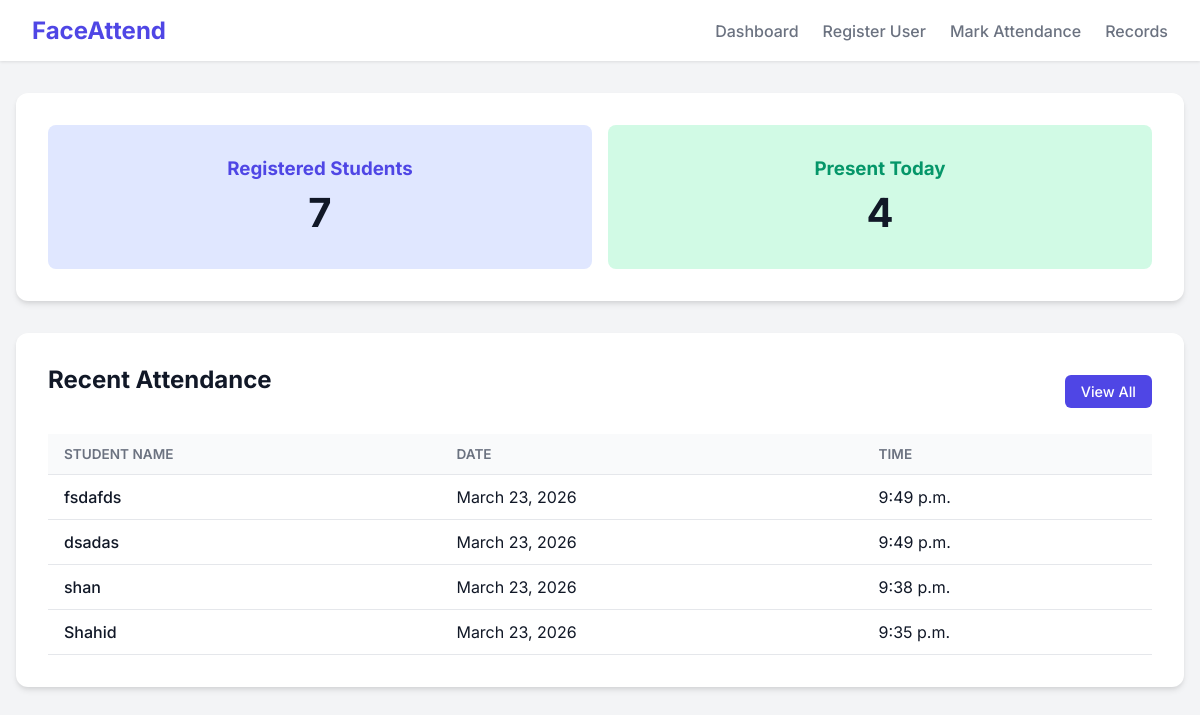
Before: / with the older database file.
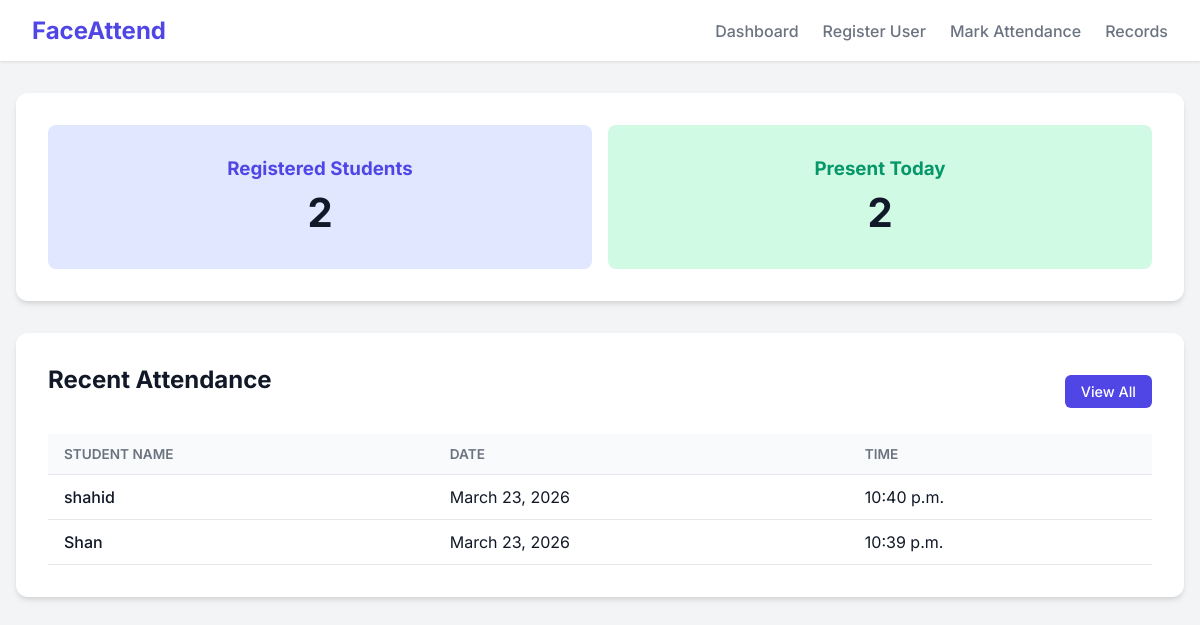
After: the same page with the newer database file.
### attendance/models.py (models this page shows, shortened)
class Attendance(models.Model):
    student = models.ForeignKey(Student, on_delete=models.CASCADE)
    date = models.DateField(auto_now_add=True)
    time = models.TimeField(auto_now_add=True)
    class Meta:
        unique_together = ('student', 'date')  # One attendance per day

class Student(models.Model):
    name = models.CharField(max_length=255)
    face_encoding = models.TextField()
    created_at = models.DateTimeField(auto_now_add=True)

### attendance/views.py (the view)
# urls.py: path('', views.dashboard, name='dashboard'),
def dashboard(request):
    recent_attendance = Attendance.objects.select_related('student').order_by('-date', '-time')[:10]
    context = {
        'recent_attendance': recent_attendance,
        'total_students': Student.objects.count(),
        'today_attendance': Attendance.objects.filter(date=datetime.now().date()).count()
    }
    return render(request, 'attendance/dashboard.html', context)

### templates/attendance/dashboard.html
{% extends 'base.html' %}
{% block content %}
<div class="card" style="margin-bottom: 2rem; display: grid; grid-template-columns: repeat(2, 1fr); gap: 1rem; text-align: center;">
    <div style="padding: 2rem; background: #e0e7ff; border-radius: 8px;">
        <h3 style="color: #4f46e5; margin-bottom: 0.5rem;">Registered Students</h3>
        <p style="font-size: 2.5rem; font-weight: 700;">{{ total_students }}</p>
    </div>
    <div style="padding: 2rem; background: #d1fae5; border-radius: 8px;">
        <h3 style="color: #059669; margin-bottom: 0.5rem;">Present Today</h3>
        <p style="font-size: 2.5rem; font-weight: 700;">{{ today_attendance }}</p>
    </div>
</div>
<div class="card">
    <div style="display: flex; justify-content: space-between; align-items: center; margin-bottom: 1rem;">
        <h2>Recent Attendance</h2>
        <a href="{% url 'history' %}" class="btn btn-primary" style="font-size: 0.9rem;">View All</a>
    </div>
    {% if recent_attendance %}
    <table>
        <thead>
            <tr>
                <th>Student Name</th>
                <th>Date</th>
                <th>Time</th>
            </tr>
        </thead>
        <tbody>
            {% for record in recent_attendance %}
            <tr>
                <td style="font-weight: 500;">{{ record.student.name }}</td>
                <td>{{ record.date }}</td>
                <td>{{ record.time }}</td>
            </tr>
            {% endfor %}
        </tbody>
    </table>
    {% else %}
    <p style="color: var(--text-light); text-align: center; padding: 2rem 0;">No attendance records found yet.</p>
    {% endif %}
</div>
{% endblock %}

### templates/base.html (shortened to what this page needs)
<!DOCTYPE html>
<html lang="en">
<head>
</head>
<body>
    <nav class="navbar">
        <a href="{% url 'dashboard' %}" class="brand">FaceAttend</a>
        <div class="nav-links">
            <a href="{% url 'dashboard' %}">Dashboard</a>
            <a href="{% url 'register' %}">Register User</a>
            <a href="{% url 'recognize' %}">Mark Attendance</a>
            <a href="{% url 'history' %}">Records</a>
        </div>
    </nav>
    <main class="container">
        {% block content %}{% endblock %}
    </main>
</body>
</html>

### templates/base.html (style rules this page uses)
:root { --primary: #4f46e5; --primary-hover: #4338ca; --secondary: #10b981; --bg-color: #f3f4f6; --surface: #ffffff; --text-main: #111827; --text-light: #6b7280; --border: #e5e7eb; }
* { margin: 0; padding: 0; box-sizing: border-box; font-family: 'Inter', sans-serif; }
body { background-color: var(--bg-color); color: var(--text-main); min-height: 100vh; display: flex; flex-direction: column; }
.navbar { background: var(--surface); padding: 1rem 2rem; box-shadow: 0 1px 3px rgba(0,0,0,0.1); display: flex; justify-content: space-between; align-items: center; }
.navbar .brand { font-size: 1.5rem; font-weight: 700; color: var(--primary); text-decoration: none; }
.nav-links { display: flex; gap: 1.5rem; }
.nav-links a { text-decoration: none; color: var(--text-light); font-weight: 500; transition: color 0.2s; }
.container { max-width: 1200px; margin: 2rem auto; padding: 0 1rem; flex: 1; width: 100%; }
.card { background: var(--surface); border-radius: 12px; padding: 2rem; box-shadow: 0 4px 6px -1px rgba(0,0,0,0.1), 0 2px 4px -1px rgba(0,0,0,0.06); }
.btn { display: inline-flex; align-items: center; justify-content: center; padding: 0.5rem 1rem; border-radius: 6px; font-weight: 500; cursor: pointer; border: none; transition: all 0.2s; text-decoration: none; }
.btn-primary { background-color: var(--primary); color: white; }
table { width: 100%; border-collapse: collapse; margin-top: 1rem; }
th, td { text-align: left; padding: 0.75rem 1rem; border-bottom: 1px solid var(--border); }
th { background-color: #f9fafb; font-weight: 600; color: var(--text-light); text-transform: uppercase; font-size: 0.85rem; }
h1, h2 { margin-bottom: 1.5rem; }

Changed rows visible on the page:
removed Attendance: student.name "fsdafds", date "March 23, 2026", time "9:49 p.m."
removed Attendance: student.name "dsadas", date "March 23, 2026", time "9:49 p.m."
changed Attendance: student.name "shan" → "shahid"; time "9:38 p.m." → "10:40 p.m."
changed Attendance: student.name "Shahid" → "Shan"; time "9:35 p.m." → "10:39 p.m."
Other visible differences:
{{ total_students }}: "7" → "2"
{{ today_attendance }}: "4" → "2"
